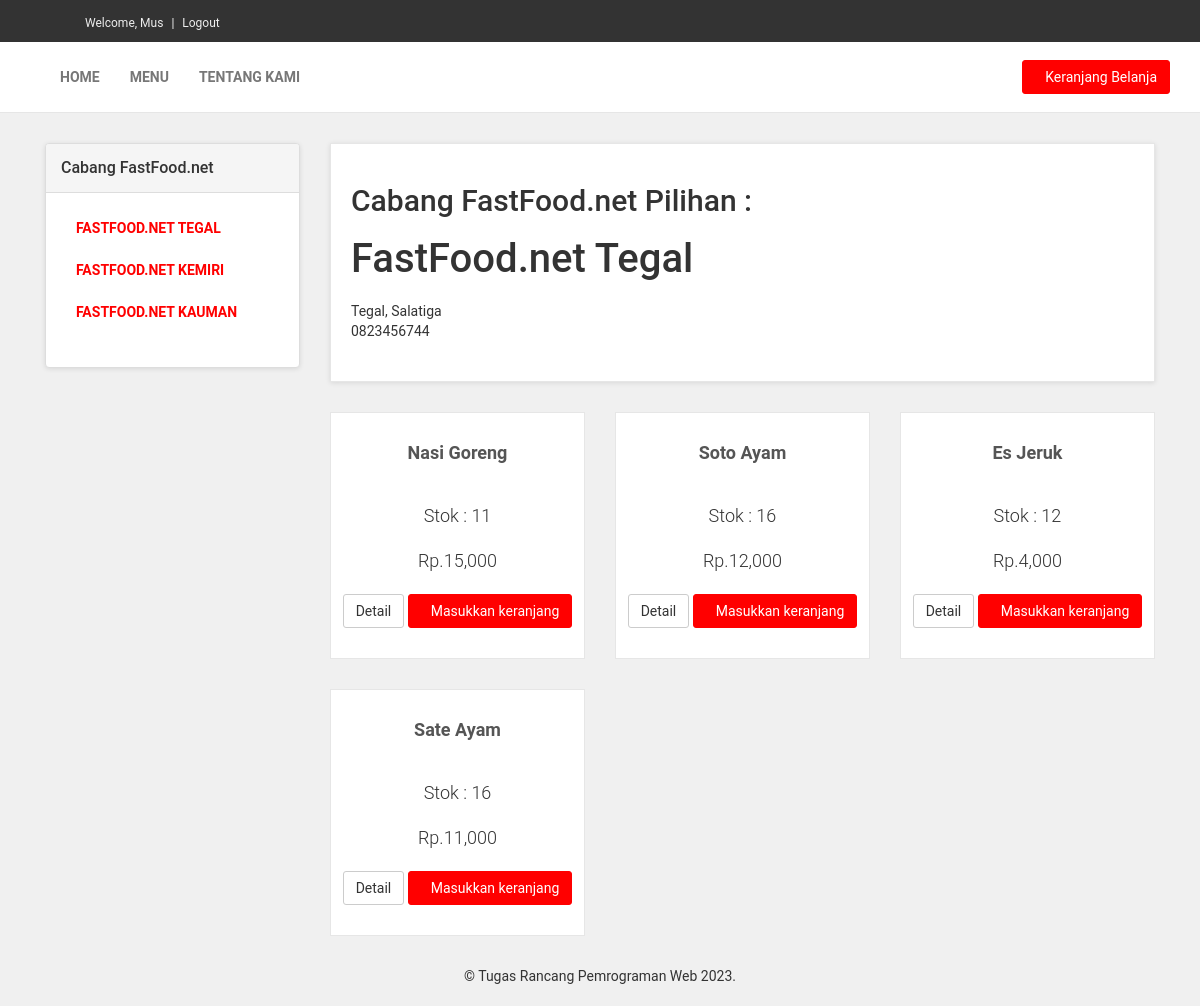
Screenshot of /warung.php?id=1 (signed in) with the database file from the repository.
### tables this page shows
CREATE TABLE `warung` (
  `id_warung` int(11) NOT NULL,
  `nama_warung` varchar(50) DEFAULT NULL,
  `alamat_warung` varchar(100) NOT NULL,
  `telepon_warung` varchar(15) NOT NULL
);

CREATE TABLE `produk` (
  `id_produk` int(11) NOT NULL,
  `nama_produk` varchar(100) DEFAULT NULL,
  `harga_produk` int(11) DEFAULT NULL,
  `stok` int(11) DEFAULT NULL,
  `foto_produk` varchar(100) DEFAULT NULL,
  `deskripsi_produk` text DEFAULT NULL,
  `likes` int(11) NOT NULL,
  `id_warung` int(11) DEFAULT NULL
);

### warung.php (the view, shortened to what this page needs)
<?php
    include 'koneksi.php';
?>
<!DOCTYPE html>
<html lang="en">
<head>
    <link href="asset/css/bootstrap.min.css" rel="stylesheet">
    <link href="asset/css/animate.min.css" rel="stylesheet">
    <link href="asset/css/style.default.css" rel="stylesheet" id="theme-stylesheet">
</head>
<body>
    <div id="top">
        <div class="container">
            <div class="col-md-6" data-animate="fadeInDown">
                <ul class="menu">
                    <li><a href="profile.php">Welcome, <?php echo $_SESSION['login']['nama_pelanggan']; ?></a>
                    </li>
                    <li><a href="logout.php">Logout</a>
                    </li>
                </ul>
            </div>
        </div>
    </div>
    <div class="navbar navbar-default yamm" role="navigation" id="navbar">
        <div class="container">
            <div class="navbar-collapse collapse" id="navigation">
                <ul class="nav navbar-nav navbar-left">
                    <li><a href="index.php">Home</a>
                    </li>
                    <li> <a href="all-menu.php">Menu</a>
                    </li>
                    <li> <a href="contact.php">Tentang kami</a>
                    </li>
                </ul>
            </div>
            <div class="navbar-buttons">
                <?php
                    if (!$_SESSION['keranjang']) {
                    ?>
                        <div class="navbar-collapse collapse right" id="basket-overview">
                            <a href="cart.php" class="btn btn-primary navbar-btn"><i class="fa fa-shopping-cart"></i><span class="hidden-sm">Keranjang Belanja</span></a>
                        </div>
                    <?php
                    }
                ?>
            </div>
        </div>
    </div>
    <div id="all">
        <div id="content">
            <div class="container">
                <div class="col-md-3">
                    <div class="panel panel-default sidebar-menu">
                        <div class="panel-heading">
                            <h3 class="panel-title">Cabang FastFood.net</h3>
                        </div>
                        <div class="panel-body">
                            <ul class="nav nav-pills nav-stacked category-menu">
                                <?php
                                $query=$conn->query("SELECT * FROM warung");
                                while ($data=$query->fetch_assoc()) {
                                    ?>
                                <li>
                                    <a href="warung.php?id=<?php echo $data['id_warung']; ?>"><?php echo $data['nama_warung']; ?></a>
                                </li>
                                    <?php
                                }
                                ?>
                            </ul>
                        </div>
                    </div>
                </div>
                <div class="col-md-9">
                    <div class="box">
                        <h2>Cabang FastFood.net Pilihan :</h2>
                        <?php
                        $id_warung=$_GET['id'];
                        $query2=$conn->query("SELECT * FROM warung WHERE id_warung=$id_warung");
                        $data2=$query2->fetch_assoc();
                        ?>
                        <h1><?php echo $data2['nama_warung']; ?></h1>
                        <p><?php echo $data2['alamat_warung']; ?> <br>
                            <?php echo $data2['telepon_warung']; ?></p>
                    </div>
                    <div class="row products">
                        <?php
                        $id_warung=$_GET['id'];
                        $query3=$conn->query("SELECT * FROM produk WHERE id_warung=$id_warung");
                        while ($data3=$query3->fetch_assoc()) {
                            ?>
                            <div class="col-md-4 col-sm-6">
                                <div class="product">
                                    <div class="text">
                                        <h3><a href="detail_produk.php?id=<?php echo $data3['id_produk']; ?>"><?php echo $data3['nama_produk']; ?></a></h3>
                                        <p class="price">Stok : <?php echo $data3['stok']; ?></p>
                                        <p class="price">Rp.<?php echo number_format($data3['harga_produk']); ?></p>
                                        <p class="buttons">
                                            <a href="detail_produk.php?id=<?php echo $data3['id_produk']; ?>" class="btn btn-default">Detail</a>
                                            <a href="buy.php?id=<?php echo $data3['id_produk']; ?>" class="btn btn-primary"><i class="fa fa-shopping-cart"></i>Masukkan keranjang</a>
                                        </p>
                                    </div>
                                </div>
                            </div>
                                <?php
                            }
                        ?>
                    </div>
                </div>
            </div>
        </div>
</div>
<div>
	<center><p>&copy; Tugas Rancang Pemrograman Web 2023.</p></center>
</div>
</body>
</html>

### rows the page displays
warung: nama_warung "FASTFOOD.NET TEGAL", nama_warung "FastFood.net Tegal", alamat_warung "Tegal, Salatiga", telepon_warung "0823456744"
warung: nama_warung "FASTFOOD.NET KEMIRI"
warung: nama_warung "FASTFOOD.NET KAUMAN"
produk: nama_produk "Nasi Goreng", stok "11", harga_produk "15,000"
produk: nama_produk "Soto Ayam", stok "16", harga_produk "12,000"
produk: nama_produk "Es Jeruk", stok "12", harga_produk "4,000"
produk: nama_produk "Sate Ayam", stok "16", harga_produk "11,000"

### other values shown
$_SESSION['login']['nama_pelanggan'] "Mus"
